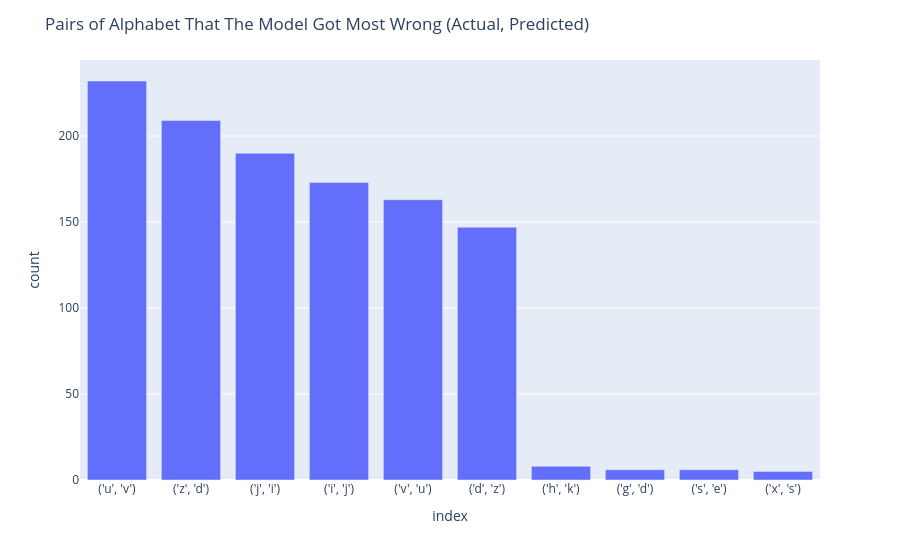

Notebook cell for this chart:
### Code cell
# finding the pairs of alphabets that the model got most wrong

tup = score_df[score_df['predicted'] != score_df['label']].apply(lambda row: tuple([row['label'], row['predicted']]), axis = 1)
# pd.DataFrame(tup).reset_index().set_index(0).plot(kind = 'bar')
tup_df = pd.DataFrame(tup.value_counts()).reset_index()

tup_df['index'] = tup_df['index'].astype(str)
fig = tup_df.iloc[:10].plot(kind = 'bar', x = 'index', y = 'count')
fig.update_layout(title = 'Pairs of Alphabet That The Model Got Most Wrong (Actual, Predicted)')

### Figure 1 — Plotly figure (JSON) as saved in the notebook; plotly's stock layout.template omitted (floating-point values rounded to 4 significant figures)
{"data": [{"alignmentgroup": "True", "hovertemplate": "index=%{x}<br>count=%{y}<extra></extra>", "legendgroup": "", "marker": {"color": "#636efa", "pattern": {"shape": ""}}, "name": "", "offsetgroup": "", "orientation": "v", "showlegend": false, "textposition": "auto", "type": "bar", "x": ["('u', 'v')", "('z', 'd')", "('j', 'i')", "('i', 'j')", "('v', 'u')", "('d', 'z')", "('h', 'k')", "('g', 'd')", "('s', 'e')", "('x', 's')"], "xaxis": "x", "y": [232, 209, 190, 173, 163, 147, 8, 6, 6, 5], "yaxis": "y"}], "layout": {"barmode": "relative", "legend": {"tracegroupgap": 0}, "margin": {"t": 60}, "title": {"text": "Pairs of Alphabet That The Model Got Most Wrong (Actual, Predicted)"}, "xaxis": {"anchor": "y", "domain": [0, 1], "title": {"text": "index"}}, "yaxis": {"anchor": "x", "domain": [0, 1], "title": {"text": "count"}}}}
